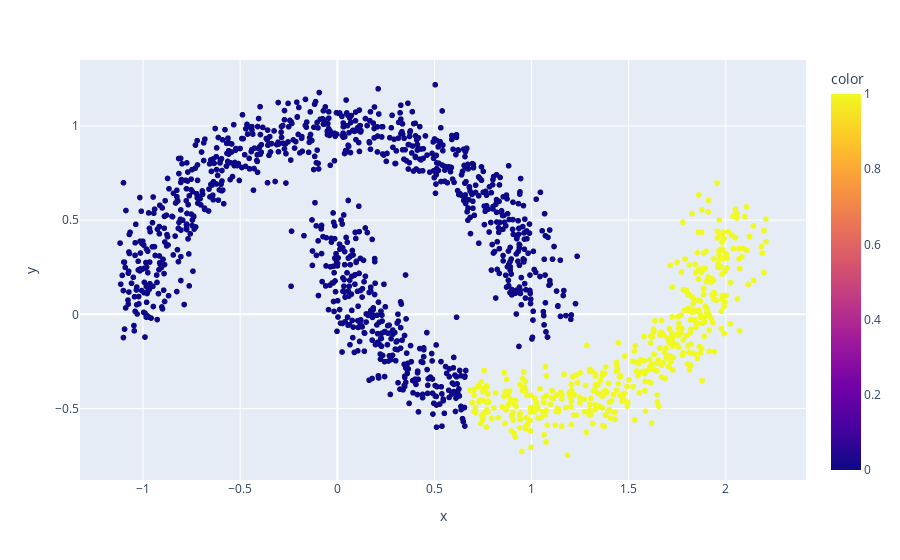

Notebook code for this chart:
### Code cell
grafico = px.scatter(x= X_random[:, 0], y= X_random[:, 1], color=rotulos)
grafico.show()

### Figure 1 — Plotly figure (JSON) as saved in the notebook; plotly's stock layout.template omitted (floating-point values rounded to 4 significant figures; data arrays with more than 128 entries replaced by an {"elided": "..."} marker saying what was removed)
{"data": [{"hovertemplate": "x=%{x}<br>y=%{y}<br>color=%{marker.color}<extra></extra>", "legendgroup": "", "marker": {"color": {"elided": "1500 int values"}, "coloraxis": "coloraxis", "symbol": "circle"}, "mode": "markers", "name": "", "showlegend": false, "type": "scattergl", "x": {"elided": "1500 float values"}, "xaxis": "x", "y": {"elided": "1500 float values"}, "yaxis": "y"}], "layout": {"coloraxis": {"colorbar": {"title": {"text": "color"}}, "colorscale": [[0, "#0d0887"], [0.1111, "#46039f"], [0.2222, "#7201a8"], [0.3333, "#9c179e"], [0.4444, "#bd3786"], [0.5556, "#d8576b"], [0.6667, "#ed7953"], [0.7778, "#fb9f3a"], [0.8889, "#fdca26"], [1, "#f0f921"]]}, "legend": {"tracegroupgap": 0}, "margin": {"t": 60}, "xaxis": {"anchor": "y", "domain": [0, 1], "title": {"text": "x"}}, "yaxis": {"anchor": "x", "domain": [0, 1], "title": {"text": "y"}}}}
